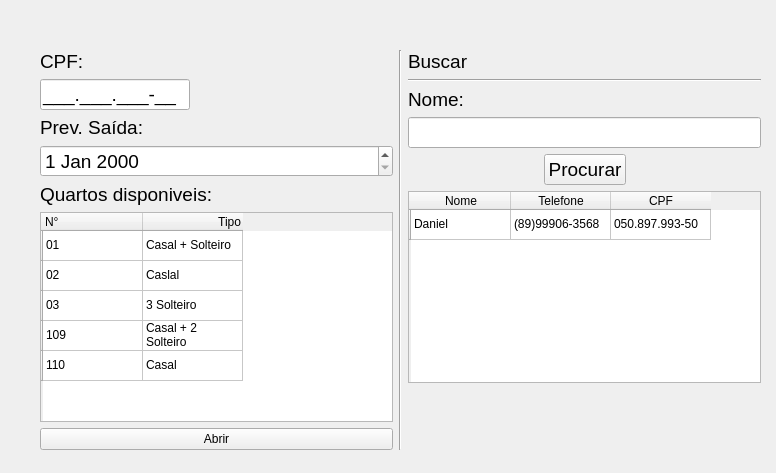
<?xml version="1.0" encoding="UTF-8"?>
<ui version="4.0">
 <class>page_abrir</class>
 <widget class="QWidget" name="page_abrir">
  <property name="geometry">
   <rect>
    <x>0</x>
    <y>0</y>
    <width>776</width>
    <height>473</height>
   </rect>
  </property>
  <property name="focusPolicy">
   <enum>Qt::FocusPolicy::WheelFocus</enum>
  </property>
  <property name="windowTitle">
   <string>Form</string>
  </property>
  <property name="inputMethodHints">
   <set>Qt::InputMethodHint::ImhDigitsOnly</set>
  </property>
  <widget class="QWidget" name="">
   <property name="geometry">
    <rect>
     <x>40</x>
     <y>50</y>
     <width>721</width>
     <height>400</height>
    </rect>
   </property>
   <layout class="QHBoxLayout" name="horizontalLayout">
    <item>
     <layout class="QVBoxLayout" name="verticalLayout_abrir">
      <item>
       <widget class="QLabel" name="label_cpf">
        <property name="font">
         <font>
          <pointsize>14</pointsize>
         </font>
        </property>
        <property name="text">
         <string>CPF:</string>
        </property>
       </widget>
      </item>
      <item>
       <widget class="QLineEdit" name="lineEdit_cpf">
        <property name="minimumSize">
         <size>
          <width>150</width>
          <height>0</height>
         </size>
        </property>
        <property name="maximumSize">
         <size>
          <width>150</width>
          <height>16777215</height>
         </size>
        </property>
        <property name="font">
         <font>
          <pointsize>14</pointsize>
         </font>
        </property>
        <property name="focusPolicy">
         <enum>Qt::FocusPolicy::StrongFocus</enum>
        </property>
        <property name="inputMask">
         <string>000.000.000-00;_</string>
        </property>
        <property name="text">
         <string>..-</string>
        </property>
        <property name="cursorPosition">
         <number>0</number>
        </property>
        <property name="placeholderText">
         <string>000.000.000-00</string>
        </property>
       </widget>
      </item>
      <item>
       <widget class="QLabel" name="label_prev_saida">
        <property name="font">
         <font>
          <pointsize>14</pointsize>
         </font>
        </property>
        <property name="text">
         <string>Prev. Saída:</string>
        </property>
       </widget>
      </item>
      <item>
       <widget class="QDateEdit" name="dateEdit_prev_saida">
        <property name="font">
         <font>
          <pointsize>14</pointsize>
         </font>
        </property>
       </widget>
      </item>
      <item>
       <widget class="QLabel" name="label_quartos">
        <property name="font">
         <font>
          <pointsize>14</pointsize>
         </font>
        </property>
        <property name="text">
         <string>Quartos disponiveis:</string>
        </property>
       </widget>
      </item>
      <item>
       <widget class="QTableWidget" name="tableWidget_quartos">
        <property name="minimumSize">
         <size>
          <width>0</width>
          <height>0</height>
         </size>
        </property>
        <property name="cursor" stdset="0">
         <cursorShape>PointingHandCursor</cursorShape>
        </property>
        <row>
         <property name="text">
          <string/>
         </property>
        </row>
        <row>
         <property name="text">
          <string/>
         </property>
        </row>
        <row>
         <property name="text">
          <string/>
         </property>
        </row>
        <row>
         <property name="text">
          <string/>
         </property>
        </row>
        <row>
         <property name="text">
          <string/>
         </property>
        </row>
        <column>
         <property name="text">
          <string>N°</string>
         </property>
         <property name="textAlignment">
          <set>AlignLeading|AlignVCenter</set>
         </property>
        </column>
        <column>
         <property name="text">
          <string>Tipo</string>
         </property>
         <property name="textAlignment">
          <set>AlignTrailing|AlignVCenter</set>
         </property>
        </column>
        <item row="0" column="0">
         <property name="text">
          <string>01</string>
         </property>
        </item>
        <item row="0" column="1">
         <property name="text">
          <string>Casal + Solteiro</string>
         </property>
        </item>
        <item row="1" column="0">
         <property name="text">
          <string>02</string>
         </property>
        </item>
        <item row="1" column="1">
         <property name="text">
          <string>Caslal</string>
         </property>
        </item>
        <item row="2" column="0">
         <property name="text">
          <string>03</string>
         </property>
        </item>
        <item row="2" column="1">
         <property name="text">
          <string>3 Solteiro</string>
         </property>
        </item>
        <item row="3" column="0">
         <property name="text">
          <string>109</string>
         </property>
        </item>
        <item row="3" column="1">
         <property name="text">
          <string>Casal + 2 Solteiro</string>
         </property>
        </item>
        <item row="4" column="0">
         <property name="text">
          <string>110</string>
         </property>
        </item>
        <item row="4" column="1">
         <property name="text">
          <string>Casal</string>
         </property>
        </item>
       </widget>
      </item>
      <item>
       <widget class="QPushButton" name="pushButton_abrir">
        <property name="cursor">
         <cursorShape>PointingHandCursor</cursorShape>
        </property>
        <property name="text">
         <string>Abrir</string>
        </property>
       </widget>
      </item>
     </layout>
    </item>
    <item>
     <widget class="Line" name="line_separador">
      <property name="orientation">
       <enum>Qt::Orientation::Vertical</enum>
      </property>
     </widget>
    </item>
    <item>
     <layout class="QVBoxLayout" name="verticalLayout_buscar">
      <item>
       <widget class="QLabel" name="label_buscar">
        <property name="font">
         <font>
          <pointsize>14</pointsize>
         </font>
        </property>
        <property name="text">
         <string>Buscar</string>
        </property>
       </widget>
      </item>
      <item>
       <widget class="Line" name="line_separador_busca">
        <property name="orientation">
         <enum>Qt::Orientation::Horizontal</enum>
        </property>
       </widget>
      </item>
      <item>
       <widget class="QLabel" name="label_nome">
        <property name="font">
         <font>
          <pointsize>14</pointsize>
         </font>
        </property>
        <property name="text">
         <string>Nome:</string>
        </property>
       </widget>
      </item>
      <item>
       <widget class="QLineEdit" name="lineEdit_nome">
        <property name="minimumSize">
         <size>
          <width>0</width>
          <height>0</height>
         </size>
        </property>
        <property name="maximumSize">
         <size>
          <width>9999</width>
          <height>16777215</height>
         </size>
        </property>
        <property name="font">
         <font>
          <pointsize>14</pointsize>
         </font>
        </property>
       </widget>
      </item>
      <item>
       <layout class="QHBoxLayout" name="horizontalLayout_2">
        <item>
         <spacer name="horizontalSpacer">
          <property name="orientation">
           <enum>Qt::Orientation::Horizontal</enum>
          </property>
          <property name="sizeHint" stdset="0">
           <size>
            <width>40</width>
            <height>20</height>
           </size>
          </property>
         </spacer>
        </item>
        <item>
         <widget class="QPushButton" name="pushButton_procurar">
          <property name="maximumSize">
           <size>
            <width>100</width>
            <height>16777215</height>
           </size>
          </property>
          <property name="font">
           <font>
            <pointsize>14</pointsize>
           </font>
          </property>
          <property name="cursor">
           <cursorShape>PointingHandCursor</cursorShape>
          </property>
          <property name="text">
           <string>Procurar</string>
          </property>
         </widget>
        </item>
        <item>
         <spacer name="horizontalSpacer_2">
          <property name="orientation">
           <enum>Qt::Orientation::Horizontal</enum>
          </property>
          <property name="sizeHint" stdset="0">
           <size>
            <width>40</width>
            <height>20</height>
           </size>
          </property>
         </spacer>
        </item>
       </layout>
      </item>
      <item>
       <widget class="QTableWidget" name="tableWidget_hospedes">
        <property name="cursor" stdset="0">
         <cursorShape>PointingHandCursor</cursorShape>
        </property>
        <row>
         <property name="text">
          <string/>
         </property>
        </row>
        <column>
         <property name="text">
          <string>Nome</string>
         </property>
        </column>
        <column>
         <property name="text">
          <string>Telefone</string>
         </property>
        </column>
        <column>
         <property name="text">
          <string>CPF</string>
         </property>
        </column>
        <item row="0" column="0">
         <property name="text">
          <string>Daniel</string>
         </property>
        </item>
        <item row="0" column="1">
         <property name="text">
          <string>(89)99906-3568</string>
         </property>
        </item>
        <item row="0" column="2">
         <property name="text">
          <string>050.897.993-50</string>
         </property>
        </item>
       </widget>
      </item>
      <item>
       <spacer name="verticalSpacer">
        <property name="orientation">
         <enum>Qt::Orientation::Vertical</enum>
        </property>
        <property name="sizeHint" stdset="0">
         <size>
          <width>20</width>
          <height>40</height>
         </size>
        </property>
       </spacer>
      </item>
     </layout>
    </item>
   </layout>
  </widget>
 </widget>
 <resources/>
 <connections/>
</ui>
